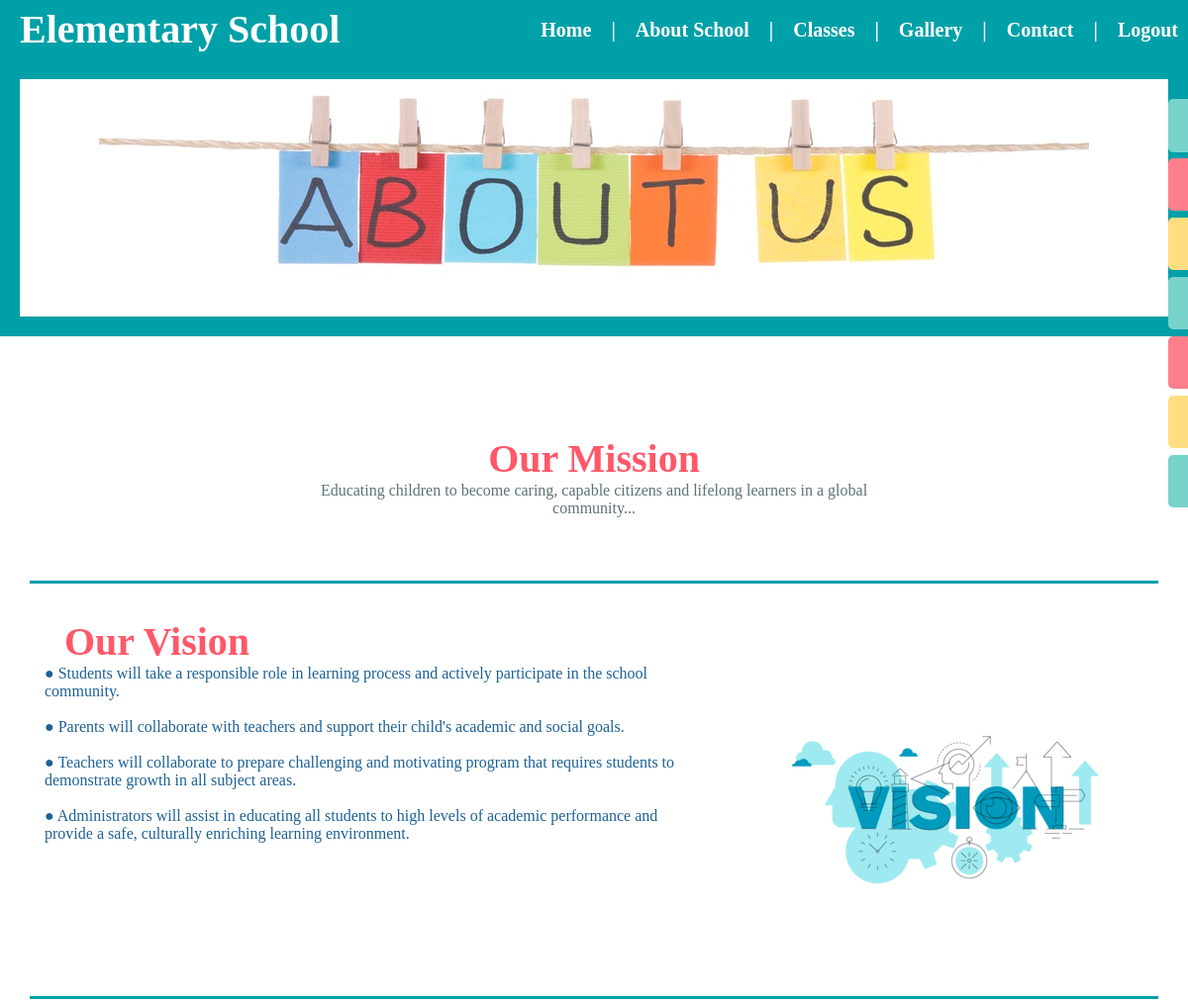
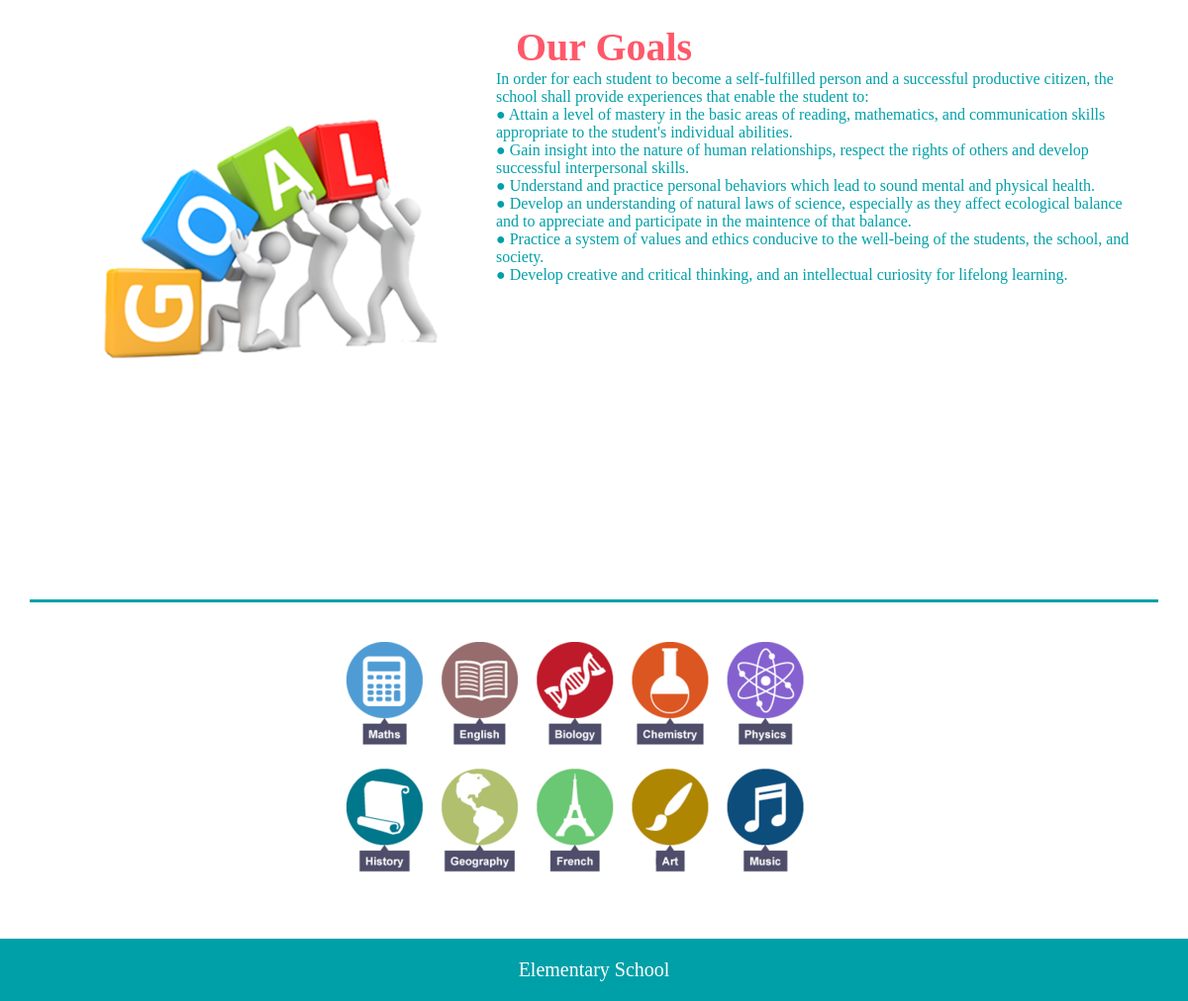
/school_project/admin_pages/about-view.php (signed in), run on the app's committed database (2 pictures, top to bottom).
### tables this page shows
CREATE TABLE `content_table` (
  `id_content` int(5) NOT NULL,
  `title` text NOT NULL,
  `information` text NOT NULL,
  `page` varchar(10) NOT NULL,
  `admin_id` varchar(5) NOT NULL
);

### school_project/admin_pages/about-view.php (the view, shortened to what this page needs)
<?php
    include "../php_code/connection.php";
    $idm =21;
    $query1 ="SELECT title, information FROM  content_table WHERE id_content ='{$idm}'";
    $result1 = mysqli_query($con, $query1);
    $resultCheck1 = mysqli_num_rows($result1);
    $idv =22;
    $query2 ="SELECT title, information FROM  content_table WHERE id_content ='{$idv}'";
    $result2 = mysqli_query($con, $query2);
    $resultCheck2 = mysqli_num_rows($result2);
    $idg =23;
    $query3 ="SELECT title, information FROM  content_table WHERE id_content ='{$idg}'";
    $result3 = mysqli_query($con, $query3);
    $resultCheck3 = mysqli_num_rows($result3);
?>
<!DOCTYPE html>
<html>
    <head>
        <link rel="stylesheet" type="text/css" href="../style/reset.css">
        <link rel="stylesheet" type="text/css" href="../style/about.css">
    </head>
    <body>
        <div id="container">
            <nav id="menu">
                <h1 id="logo"><b>Elementary School</b></h1>
                <ul class="menu-all"><b>
                    <li class="menu-item"><form class="logout_form" method='post' action=""><input type="submit" value="Logout" class="logout_btn" name="but_logout"></form></li>
                    <li class="menu-item1">|</li>
                    <li class="menu-item"><a href="contact-view.php"> Contact</a></li>
                    <li class="menu-item1">|</li>
                    <li class="menu-item"><a href="gallery-view.php"> Gallery</a></li>
                    <li class="menu-item1">|</li>
                    <li class="menu-item"><a> Classes </a>
                    </li>
                    <li class="menu-item1">|</li>
                    <li class="menu-item"><a href="about-view.php"> About School</a></li>
                    <li class="menu-item1">|</li>
                    <li class="menu-item"><a href="home_page-view.php"> Home</a></li></b>
                </ul>
            </nav>
            <div id="mySidenav" class="sidenav">
                <a href="adminhomepage.php" id="ِadmin">ِAdmin</a>
                <a href="home-page-edit.php" id="home">Home</a>
                <a href="about-edit.php" id="aboutAmin">About</a>
                <a href="class1-edit.php" id="class1">1st Class</a>
                <a href="class2-edit.php" id="class2">2nd Class</a>
                <a href="class3-edit.php" id="class3">3rd Class</a>
                <a href="contact-edit.php" id="contact">Contact</a>
            </div>
            <div class="hero-image">
            </div>
            <section class="mission">
                <div class="prag">
                    <?php
                     if($resultCheck1>=1){
                        while ($row1 = mysqli_fetch_assoc($result1)){
                    ?>
                    <h1 style="color:#ff5869">Our Mission</h1>
                    <p style="color: #5d7273"><?php echo $row1['information']; ?></p>
                    <?php
                    } }
                    ?>
                </div>
            </section>
            <section class="vision">
                <div id="vi-p">
                    <?php
                     if($resultCheck2>=1){
                        while ($row2 = mysqli_fetch_assoc($result2)){
                    ?>
                    <h1 style="color: #ff5869; margin-left: 20px; ">Our Vision</h1>
                    <p><?php echo $row2['information']; ?></p>
                    <?php
                    } }
                    ?>
                </div>
                <div id="vi-i">
                    <img src="../images/vision.png">
                </div>
            </section>
            <section class="goal">
              <div id="goal-i">
                  <img src="../images/goal.png">
              </div>
              <div id="goal-p">
                  <?php
                     if($resultCheck3>=1){
                        while ($row3 = mysqli_fetch_assoc($result3)){
                    ?>
                  <h1 style="color: #ff5869; margin-left: 20px; ">Our Goals</h1>
                  <p style="color: #00a0a8"><?php echo $row3['information']; ?>
                  </p>
                  <?php
                    } }
                  ?>
              </div>
            </section>
            <section class="last-pic">
                <div  class="picpic">
                    <img src="../images/schoolsub.png">
                </div>
            </section>
            <section id="wsfooter">
                <p> Elementary School </p>
            </section>
        </div>
    </body>
</html>

### school_project/style/about.css (style rules this page uses)
.hero-image { height: 280px; background: url(../images/about-usss.jpg) no-repeat center center ; margin-bottom: 50px; border: 20px solid #00a0a8; }
.mission { padding: 40px; height: 200px; width: 95%; margin: 0 auto; margin-bottom: 20px; border-bottom: 3px solid #00a0a8; }
.prag { width: 60%; margin-left: 20%; margin-right: 20%; margin-right: 1%; padding: 10px; text-align: center; }
.vision { width: 95%; height: 400px; margin: 0 auto; border-bottom: 3px solid #00a0a8; }
#vi-p { width: 60%; padding: 15px; color: #1d6196; float: left; }
#vi-i { width: 40%; float: right; padding: 50px; margin-top: 70px; margin-bottom: 50px; }
.goal { width: 95%; height: 600px; margin: 0 auto; margin-top: 10px; border-bottom: 3px solid #00a0a8; }
#goal-p { width: 60%; padding: 15px; color: #5e7175; float: right; }
#goal-i { width: 40%; float: left; padding: 50px; margin-top: 40px; margin-bottom: 50px; }
.last-pic { width: 76%; height: 300px; margin-top: 40px; text-align: center; margin-left: 12%; }
.picpic { text-align: center; }

### data on the page
content_table: information "Educating children to become caring, capable citizens and lifelong learners in a global community..."
content_table: information "● Students will take a responsible role in learning process and actively participate in the school community. ● Parents will collaborate with teachers and support their child's academic and social goals. ● Teachers will collaborate to prepare challenging and motivating program that requires students to demonstrate growth in all subject areas. ● Administrators will assist in educating all students to high levels of academic performance and provide a safe, culturally enriching learning environment."
content_table: information "In order for each student to become a self-fulfilled person and a successful productive citizen, the school shall provide experiences that enable the student to: ● Attain a level of mastery in the basic areas of reading, mathematics, and communication skills appropriate to the student's individual abilities. ● Gain insight into the nature of human relationships, respect the rights of others and develop successful interpersonal skills. ● Understand and practice personal behaviors which lead to sound mental and physical health. ● Develop an understanding of natural laws of science, especially as they affect ecological balance and to appreciate and participate in the maintence of that balance.…"
